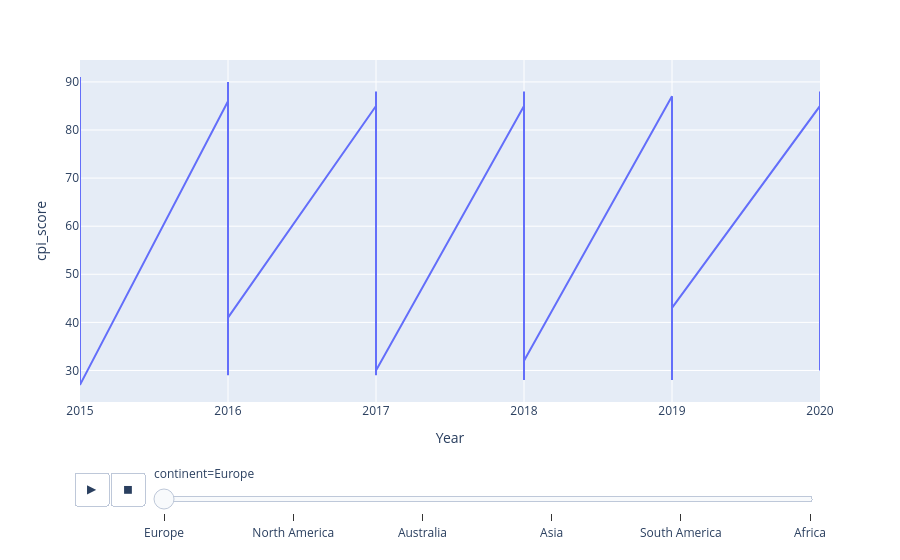

Notebook code for this chart:
### Code cell
px.line(df1, x="Year",y="cpi_score",animation_frame="continent")

### Figure 1 — Plotly figure (JSON) as saved in the notebook; plotly's stock layout.template omitted (floating-point values rounded to 4 significant figures; data arrays with more than 128 entries replaced by an {"elided": "..."} marker saying what was removed)
{"data": [{"hovertemplate": "continent=Europe<br>Year=%{x}<br>cpi_score=%{y}<extra></extra>", "legendgroup": "", "line": {"color": "#636efa", "dash": "solid"}, "marker": {"symbol": "circle"}, "mode": "lines", "name": "", "orientation": "v", "showlegend": false, "type": "scatter", "x": {"elided": "228 int values"}, "xaxis": "x", "y": {"elided": "228 int values"}, "yaxis": "y"}], "layout": {"autosize": true, "legend": {"tracegroupgap": 0}, "margin": {"t": 60}, "sliders": [{"active": 0, "currentvalue": {"prefix": "continent="}, "len": 0.9, "pad": {"b": 10, "t": 60}, "steps": [{"args": [["Europe"], {"frame": {"duration": 0, "redraw": false}, "fromcurrent": true, "mode": "immediate", "transition": {"duration": 0, "easing": "linear"}}], "label": "Europe", "method": "animate"}, {"args": [["North America"], {"frame": {"duration": 0, "redraw": false}, "fromcurrent": true, "mode": "immediate", "transition": {"duration": 0, "easing": "linear"}}], "label": "North America", "method": "animate"}, {"args": [["Australia"], {"frame": {"duration": 0, "redraw": false}, "fromcurrent": true, "mode": "immediate", "transition": {"duration": 0, "easing": "linear"}}], "label": "Australia", "method": "animate"}, {"args": [["Asia"], {"frame": {"duration": 0, "redraw": false}, "fromcurrent": true, "mode": "immediate", "transition": {"duration": 0, "easing": "linear"}}], "label": "Asia", "method": "animate"}, {"args": [["South America"], {"frame": {"duration": 0, "redraw": false}, "fromcurrent": true, "mode": "immediate", "transition": {"duration": 0, "easing": "linear"}}], "label": "South America", "method": "animate"}, {"args": [["Africa"], {"frame": {"duration": 0, "redraw": false}, "fromcurrent": true, "mode": "immediate", "transition": {"duration": 0, "easing": "linear"}}], "label": "Africa", "method": "animate"}], "x": 0.1, "xanchor": "left", "y": 0, "yanchor": "top"}], "updatemenus": [{"buttons": [{"args": [null, {"frame": {"duration": 500, "redraw": false}, "fromcurrent": true, "mode": "immediate", "transition": {"duration": 500, "easing": "linear"}}], "label": "&#9654;", "method": "animate"}, {"args": [[null], {"frame": {"duration": 0, "redraw": false}, "fromcurrent": true, "mode": "immediate", "transition": {"duration": 0, "easing": "linear"}}], "label": "&#9724;", "method": "animate"}], "direction": "left", "pad": {"r": 10, "t": 70}, "showactive": false, "type": "buttons", "x": 0.1, "xanchor": "right", "y": 0, "yanchor": "top"}], "xaxis": {"anchor": "y", "autorange": true, "domain": [0, 1], "range": [2015, 2020], "title": {"text": "Year"}, "type": "linear"}, "yaxis": {"anchor": "x", "autorange": true, "domain": [0, 1], "range": [23.44, 94.56], "title": {"text": "cpi_score"}, "type": "linear"}}}
